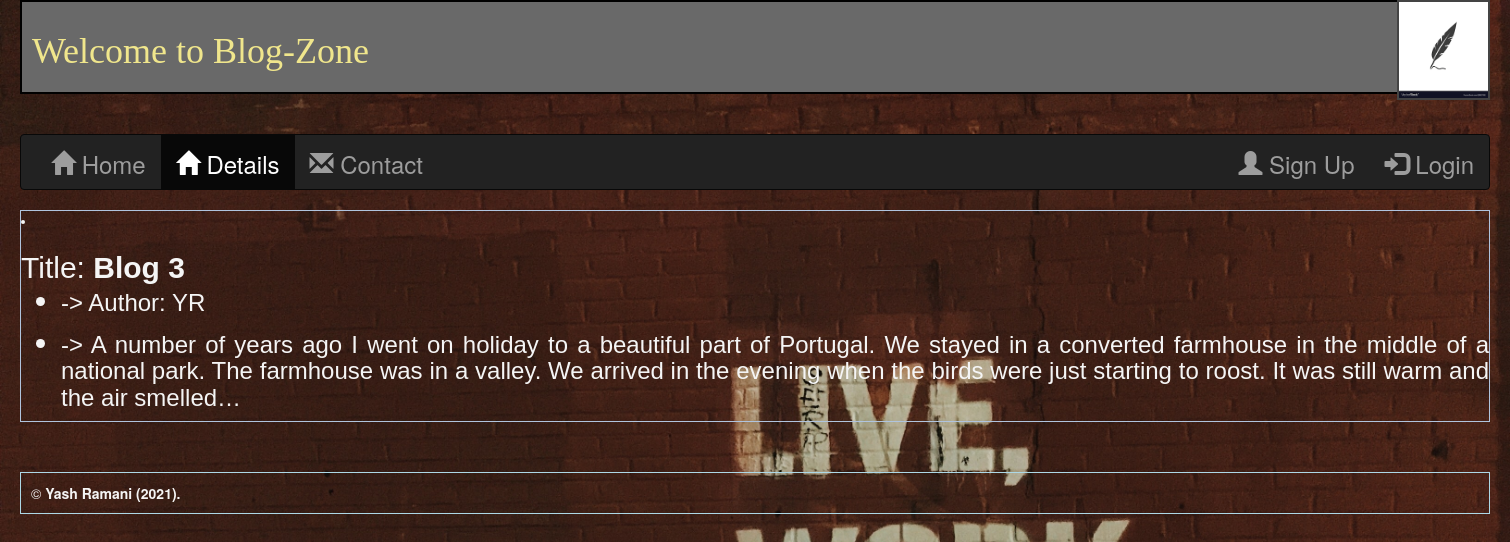
Page /post/blog-3 on the committed database.
### blog/models.py (models this page shows, shortened)
class createBlog(models.Model):
    input = models.TextField()
    title = models.CharField(max_length=50)
    slug = models.SlugField(max_length=255, null=True, blank=True)
    author = models.CharField(max_length=20)
    image = models.ImageField(blank=True, null=True)
    file = models.FileField(blank=True, null=True)

### blog/views.py (the view)
# urls.py: path('post/<slug:slug_text>', details),
def details(request, slug_text):
    query = createBlog.objects.filter(slug=slug_text)
    if query.exists():
        query = query.first()
    else:
        return HttpResponse("<h1> Page not found. </h1>")
    context = {
        'post':query
    }
    return render(request, 'details.html', context)

### blog/templates/details.html (shortened to what this page needs)
{% load crispy_forms_tags %}
<!DOCTYPE html>
<html lang="en">
<head>
    <link rel="stylesheet" href="https://maxcdn.bootstrapcdn.com/bootstrap/3.4.1/css/bootstrap.min.css">
</head>
<body style="background-image: url('/static/image7.jpg'); background-size: cover;">
    <div class="container">
        <div class='index-header' style="background-color: dimgrey; color:khaki; font-family:'cursive'">
            <h1 id='header1'><img id="header-image" src="/static/download.png"> Welcome to Blog-Zone</h1>
        </div>
        <br><br>
        <nav class="navbar navbar-inverse">
            <div class="container-fluid">
                <ul class="nav navbar-nav">
                    <li><a href="{% url 'index' %}"><span class="glyphicon glyphicon-home"></span> Home
                    </a></li>
                    <li class="active"><a href="#"><span class="glyphicon glyphicon-home"></span> Details
                        </a></li>
                    <li><a href="{% url 'contact' %}"><span class="glyphicon glyphicon-envelope"></span> Contact </a>
                    </li>
                </ul>
                <ul class="nav navbar-nav navbar-right">
                    {% if user.is_authenticated %}
                    <p style="color: lightblue;">Welcome, {{user}}</p>
                    <li><a href="createblog/"><span class="glyphicon glyphicon-pencil"></span> Create Blog </a></li>
                    <li><a href="{% url 'logout' %}"><span class="glyphicon glyphicon-log-out"></span> Logout </a></li>
                    {% else %}
                    <li><a href="{% url 'signup' %}"><span class="glyphicon glyphicon-user"></span> Sign Up </a></li>
                    <li><a href="{% url 'login' %}"><span class="glyphicon glyphicon-log-in"></span> Login </a></li>
                    {% endif %}
                </ul>
            </div>
        </nav>
        <div class="body" style="color:whitesmoke;">
            <div class="data" style="font-family:Verdana, Geneva, Tahoma, sans-serif;">
                <li style="border: solid 1px lightsteelblue;">
                    <h2 style="text-align:justify;"> Title: <strong>{{ post.title }}</strong>
                        <ul>
                            <li>
                                <p> -> Author: {{post.author}} </p>
                            </li>
                            <li>
                                <p> -> {{post.input}} </p>
                            </li>
                        </ul>
                    </h2>
                </li>
            </div>
        </div><br><br>
        <footer style="color: whitesmoke; border: solid 1px lightblue; padding: 10px;">
            &copy; <b>Yash Ramani (2021).</b>
        </footer>
    </div>
</body>
</html>

### blog/templates/details.html (style rules this page uses)
.container { width: 1500px; height: 1000px; margin: 0 auto; }
.index-header { font-family: Verdana, Geneva, Tahoma, sans-serif; padding: 10px; border: solid 2px black; }
nav { font-size: x-large; }
#header-image { float: right; height: 100px; border: solid 2px #444; position: relative; top: -32px; right: -12px; }
p { font-size: x-large; }

### rows in the picture
createBlog: title "Blog 3", author "YR", input "A number of years ago I went on holiday to a beautiful part of Portugal. We stayed in a converted farmhouse in the middle of a national park. The farmhouse was in a valley. We arrived in the evening when the birds were just starting to roost. It was still warm and the air smelled…"
